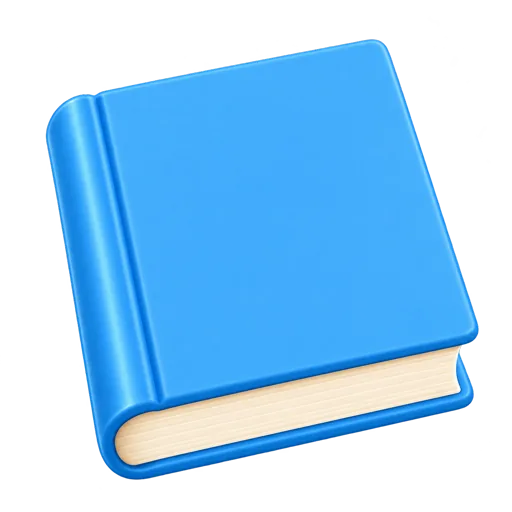
#> input picture assets/images/age56/book.webp, 512 x 512 px, given in place of boy.png, which was not available
$ python cut_zip_assets.py ../assets/images/age56
#> lines starting #> are read from the running program, lines starting #| are printed output that depends on the picture; pictures that were not available may be replaced by others from this repository, and a replacement may not be noted
"""Cut the approved mascots and reward badges out of the concept-art crops.

The crops in Aksharamala_Image_Assets.zip sit on a white background. This
flood-fills the white from the border (so white inside an object, such as a
ball's patches or an eye highlight, survives), erodes one pixel to remove the
white fringe, and writes RGBA PNGs.

Run:  python -I tool/cut_zip_assets.py <extracted-zip-folder>
Output: assets/images/mascots/*.png, assets/images/rewards/*.png
"""
import os
import sys

from PIL import Image, ImageChops, ImageDraw, ImageFilter

ROOT = os.path.dirname(os.path.dirname(os.path.abspath(__file__)))
KEEP = {
    'mascots': ['boy', 'girl', 'elephant', 'tiger', 'parrot'],
    'rewards': ['star', 'trophy', 'crown', 'medal', 'gem', 'gift'],
}
SCALE = 3  # upscale first so the cut edge is smooth, not stair-stepped


def cut(path):
#> called with path = '../assets/images/age56/mascots/boy.png'
    src = Image.open(path).convert('RGB')
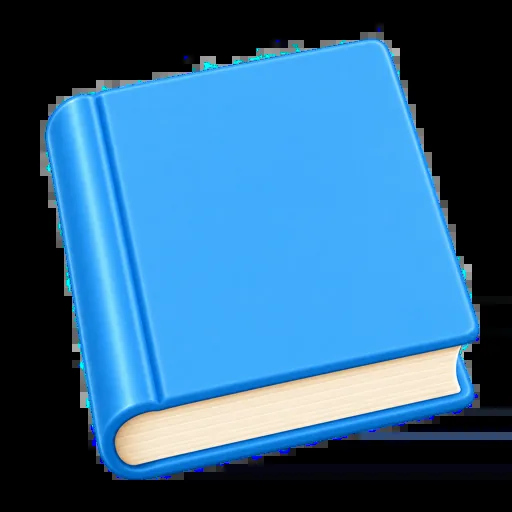
#> src: PIL image 512x512 RGB; mean R, G, B 47.9, 99.6, 137.7
    big = src.resize((src.width * SCALE, src.height * SCALE), Image.LANCZOS)
    marker = (255, 0, 255)
    work = big.copy()
    w, h = work.size
#> w = 1536; h = 1536
    for x in range(0, w, 4):
        for y in (0, h - 1):
            if min(work.getpixel((x, y))) > 225:
                ImageDraw.floodfill(work, (x, y), marker, thresh=38)
    for y in range(0, h, 4):
        for x in (0, w - 1):
            if min(work.getpixel((x, y))) > 225:
                ImageDraw.floodfill(work, (x, y), marker, thresh=38)
    bg = Image.new('RGB', (w, h), marker)
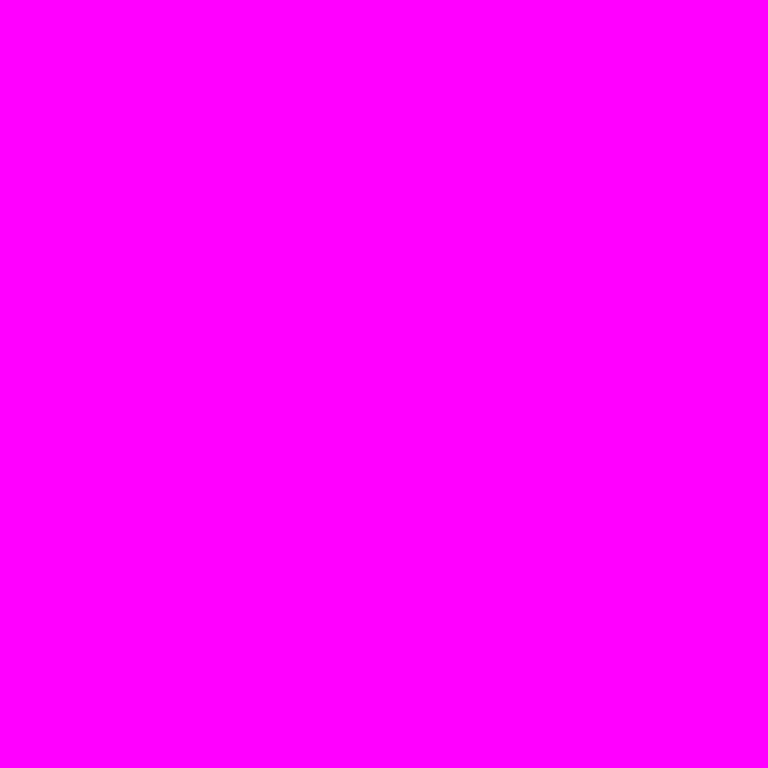
#> bg: PIL image 1536x1536 RGB (shown at 1/2 size); mean R, G, B 255, 0, 255
    is_bg = ImageChops.difference(work, bg).convert('L').point(
        lambda v: 255 if v == 0 else 0
    )
#> is_bg: PIL image 1536x1536 L; every value is 0
    alpha = ImageChops.invert(is_bg)
#> alpha: PIL image 1536x1536 L; every value is 255
    alpha = alpha.filter(ImageFilter.MinFilter(5)).filter(
        ImageFilter.GaussianBlur(1.4)
    )
    out = big.convert('RGBA')
    out.putalpha(alpha)
    box = alpha.point(lambda v: 255 if v > 24 else 0).getbbox()
#> box = (0, 0, 1536, 1536)
    if box:
        pad = 6
        out = out.crop(
            (
                max(0, box[0] - pad),
                max(0, box[1] - pad),
                min(w, box[2] + pad),
                min(h, box[3] + pad),
            )
        )
    return out


def main():
    zip_dir = sys.argv[1]
    for folder, names in KEEP.items():
        target = os.path.join(ROOT, 'assets', 'images', folder)
        os.makedirs(target, exist_ok=True)
        for name in names:
            cut(os.path.join(zip_dir, folder, f'{name}.png')).save(
                os.path.join(target, f'{name}.png'), optimize=True
            )
    print('cut-outs written')


if __name__ == '__main__':
#> (the run stopped early here; a loop or call above may not have finished)

$ run again, on assets/images/age56/cake.webp
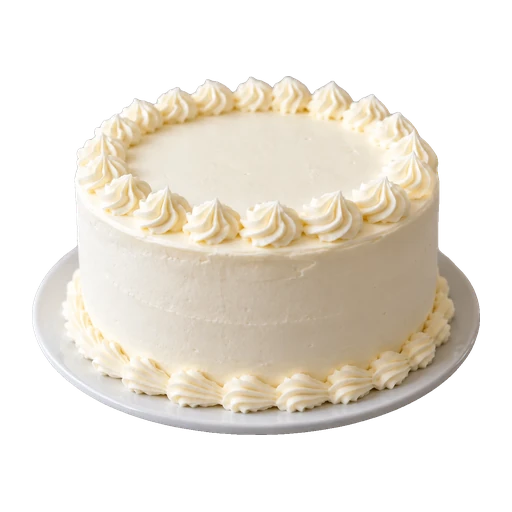
#> input picture assets/images/age56/cake.webp, 512 x 512 px, given in place of boy.png, which was not available
#> in cut, `src = Image.open(path).convert('RGB')`:
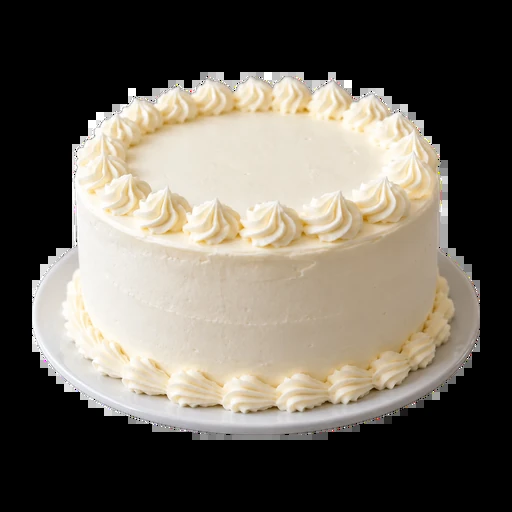
#> src: PIL image 512x512 RGB; mean R, G, B 107.4, 101.2, 91
#> is_bg: PIL image 1536x1536 L; every value is 0
#> alpha: PIL image 1536x1536 L; every value is 255
#> box = (0, 0, 1536, 1536)
